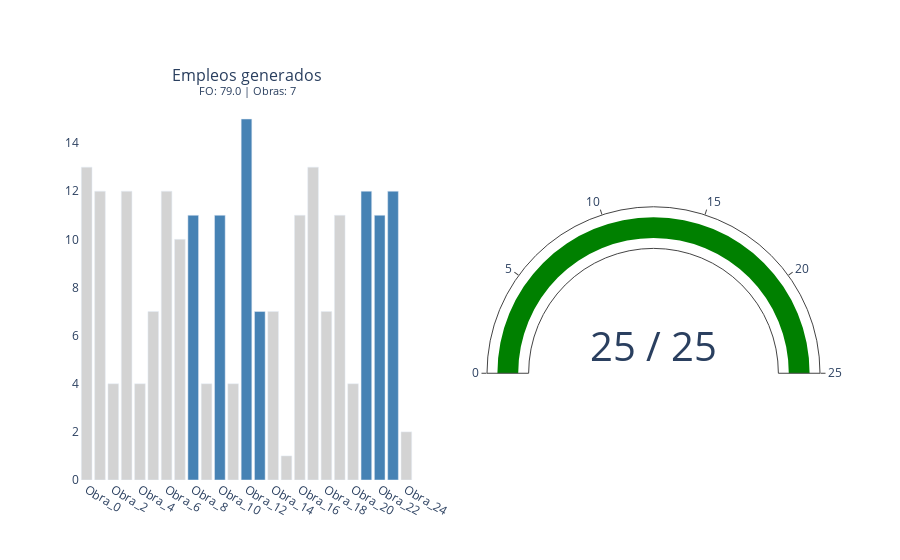

Notebook code for this chart:
### Code cell
# ----- DESDE ACÁ EN ADELANTE, NO TOQUE EL CÓDIGO DE ESTÁ CELDA.

# . Correr el optimizador.
start = time.perf_counter()
model, x = optimizacion_knapsack(O, c, e, p)
end = time.perf_counter()

# . Extarer resultados
if lp.LpStatus[model.status] == 'Optimal':

    obj_lp = round(lp.value(model.objective), 3)                        #   ▸ Función Objetivo
    obras_selec_lp = [i for i in O if x[i].varValue == 1]               #   ▸ Obras seleccionadas
    presupuesto_usado_lp = round(sum(c[i] for i in obras_selec_lp), 2)  #   ▸ Presupuesto total utilizado
    
    # . Imprimir resultados
    print("Objetos seleccionados:")
    for idx in obras_selec_lp:
        w, v = c[idx], e[idx]
        print(f"  • Obj {idx:>2}: peso={w}, valor={v}")

    print(f"FO (valor total):    {obj_lp}")
    print(f"Presupuesto usado:   {presupuesto_usado_lp}/{p}")

    report(obras, obras_selec_lp, obj_lp, presupuesto_usado_lp, p)      #   ▸ Reportar

    # . Almacenar resultados
    resultados.append({
        "Método"             : "LP",
        "Empleos generados"  : obj_lp,
        "Obras seleccionadas": len(obras_selec_lp),
        "Presupuesto usado"  : presupuesto_usado_lp,
        "Tiempo (s)"         : end - start
    })

else:
    print(f"ERROR: Algo quedo mal con el modelo de optimización: {lp.LpStatus[model.status]}")

### Figure 1 — Plotly figure (JSON) as saved in the notebook; plotly's stock layout.template omitted (floating-point values rounded to 4 significant figures)
{"data": [{"customdata": [8.0, 7.0, 2.0, 7.0, 7.0, 7.0, 9.0, 7.0, 8.0, 9.0, 5.0, 8.0, 7.0, 8.0, 8.0, 7.0, 10.0, 7.0], "hovertemplate": "<b>%{x}</b><br>Empleos: %{y}<br>Costo: %{customdata} millones", "marker": {"color": "lightgray"}, "type": "bar", "x": ["Obra_0", "Obra_1", "Obra_2", "Obra_3", "Obra_4", "Obra_5", "Obra_6", "Obra_7", "Obra_9", "Obra_11", "Obra_14", "Obra_15", "Obra_16", "Obra_17", "Obra_18", "Obra_19", "Obra_20", "Obra_24"], "xaxis": "x", "y": [13.0, 12.0, 4.0, 12.0, 4.0, 7.0, 12.0, 10.0, 4.0, 4.0, 7.0, 1.0, 11.0, 13.0, 7.0, 11.0, 4.0, 2.0], "yaxis": "y"}, {"customdata": [4.0, 1.0, 8.0, 3.0, 2.0, 6.0, 1.0], "hovertemplate": "<b>%{x}</b><br>Empleos: %{y}<br>Costo: %{customdata} millones", "marker": {"color": "steelblue"}, "type": "bar", "x": ["Obra_8", "Obra_10", "Obra_12", "Obra_13", "Obra_21", "Obra_22", "Obra_23"], "xaxis": "x", "y": [11.0, 11.0, 15.0, 7.0, 12.0, 11.0, 12.0], "yaxis": "y"}, {"domain": {"x": [0.55, 1], "y": [0, 1]}, "gauge": {"axis": {"range": [0, 25]}}, "mode": "gauge+number", "number": {"font": {"size": 40}, "suffix": " / 25"}, "type": "indicator", "value": 25}], "layout": {"annotations": [{"font": {"size": 16}, "showarrow": false, "text": "Empleos generados<br><sup>FO: 79.0 | Obras: 7</sup>", "x": 0.225, "xanchor": "center", "xref": "paper", "y": 1, "yanchor": "bottom", "yref": "paper"}], "barmode": "overlay", "paper_bgcolor": "white", "plot_bgcolor": "white", "showlegend": false, "xaxis": {"anchor": "y", "categoryarray": ["Obra_0", "Obra_1", "Obra_2", "Obra_3", "Obra_4", "Obra_5", "Obra_6", "Obra_7", "Obra_8", "Obra_9", "Obra_10", "Obra_11", "Obra_12", "Obra_13", "Obra_14", "Obra_15", "Obra_16", "Obra_17", "Obra_18", "Obra_19", "Obra_20", "Obra_21", "Obra_22", "Obra_23", "Obra_24"], "categoryorder": "array", "domain": [0, 0.45], "showgrid": false}, "yaxis": {"anchor": "x", "domain": [0, 1], "showgrid": false}}}
